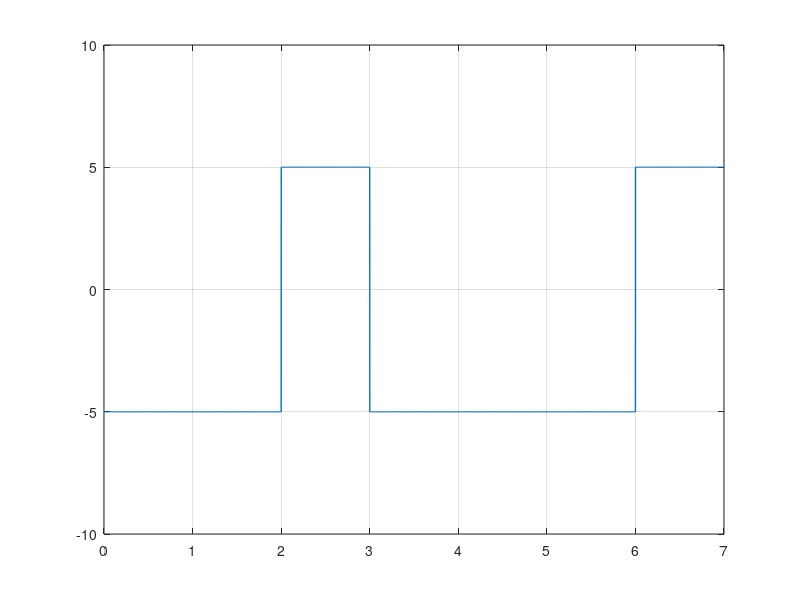

Here is the MATLAB script that generated this plot:
clear all;
close all;

bits = [1 0 1 1 0 0 1];

#modulation
bitrate  = 1;
voltage  = 5;
sign =1;
samplingRate = 1000;
samplingTime = 1/samplingRate;
endTime = length(bits)/bitrate;
time = 0:samplingTime:endTime;
index = 1;
if(bits(index)==1)
  sign = -1;
endif

for i=1:length(time)
  modulation(i) = sign*voltage;
  if(bitrate*time(i)>=index)
  index=index+1;
  if(index<=length(bits) && bits(index)==1)
  sign = -sign;
  endif
  endif
endfor
plot(time, modulation, "LineWidth", 1);
axis([0 endTime -voltage-5 voltage+5]);
grid on;

%demodulation
index = 1;
last = voltage;

for i=1:length(modulation)
  if(modulation(i) == last)
    demodulation(index) = 0;

  else
    demodulation(index) = 1;
endif
  if(bitrate*time(i)>=index)
  last = modulation(i);
  index+=1;

endif
endfor
disp(demodulation);

